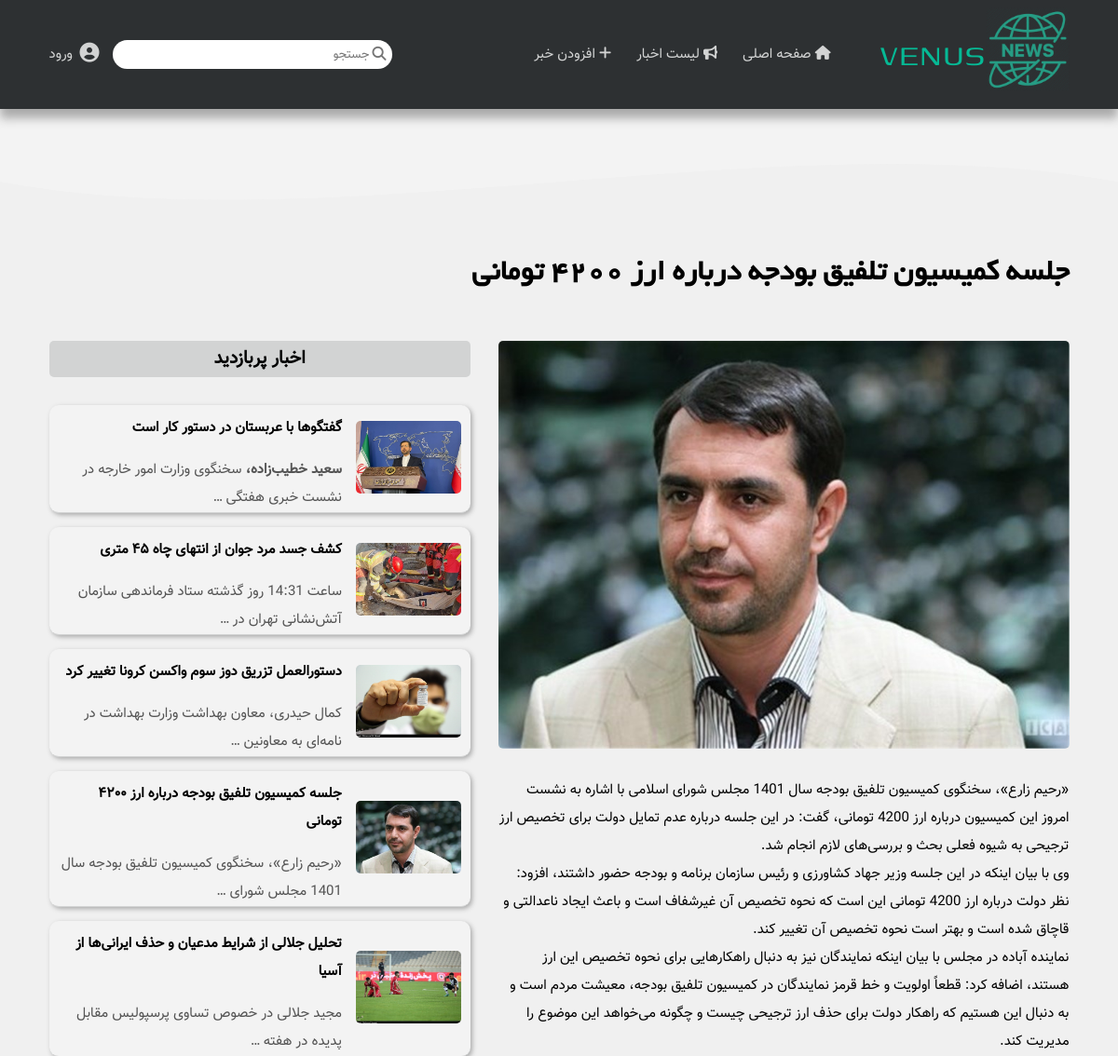
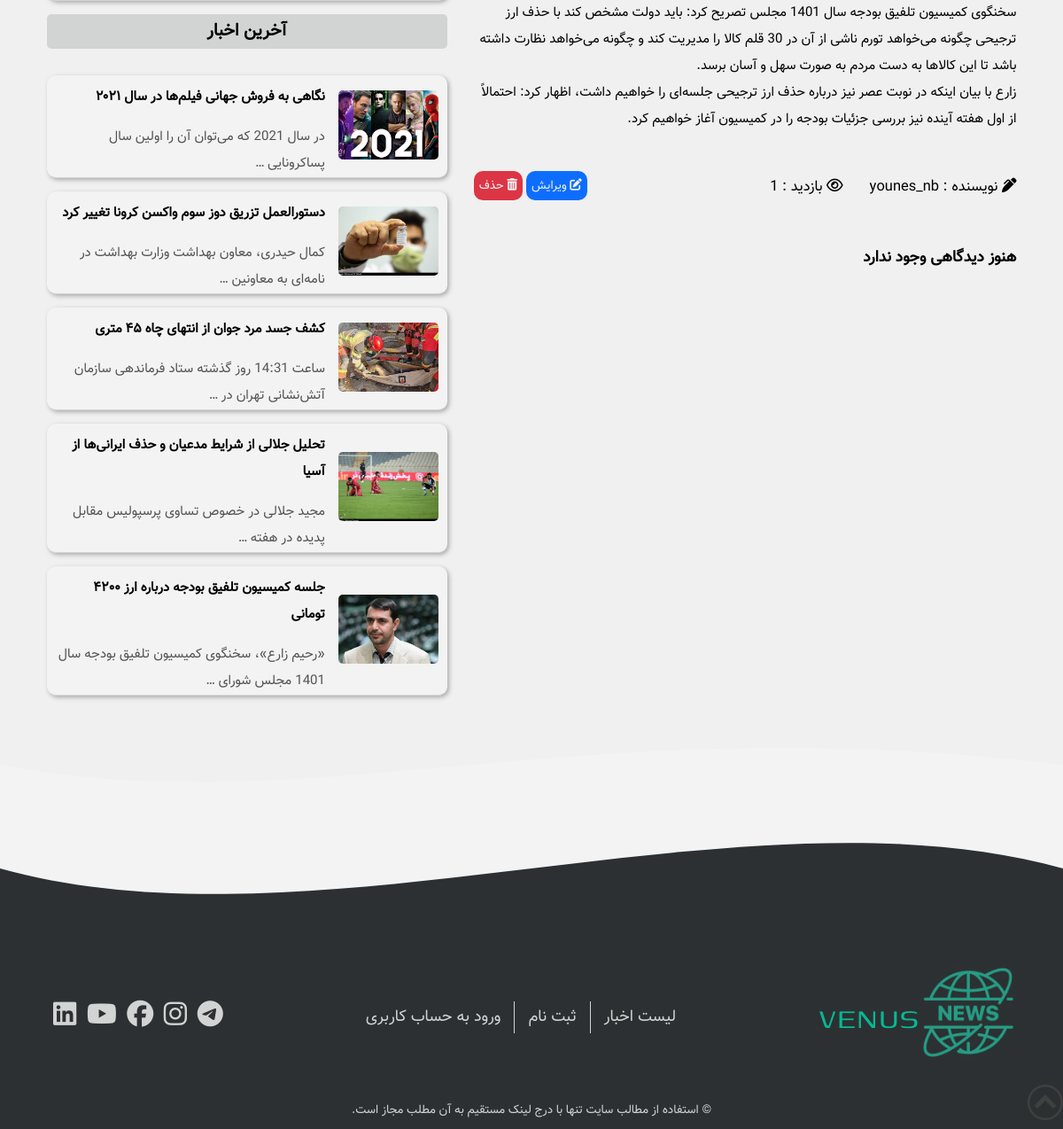
Page /news-details/2/ on the earlier database version (2 pictures, top to bottom).
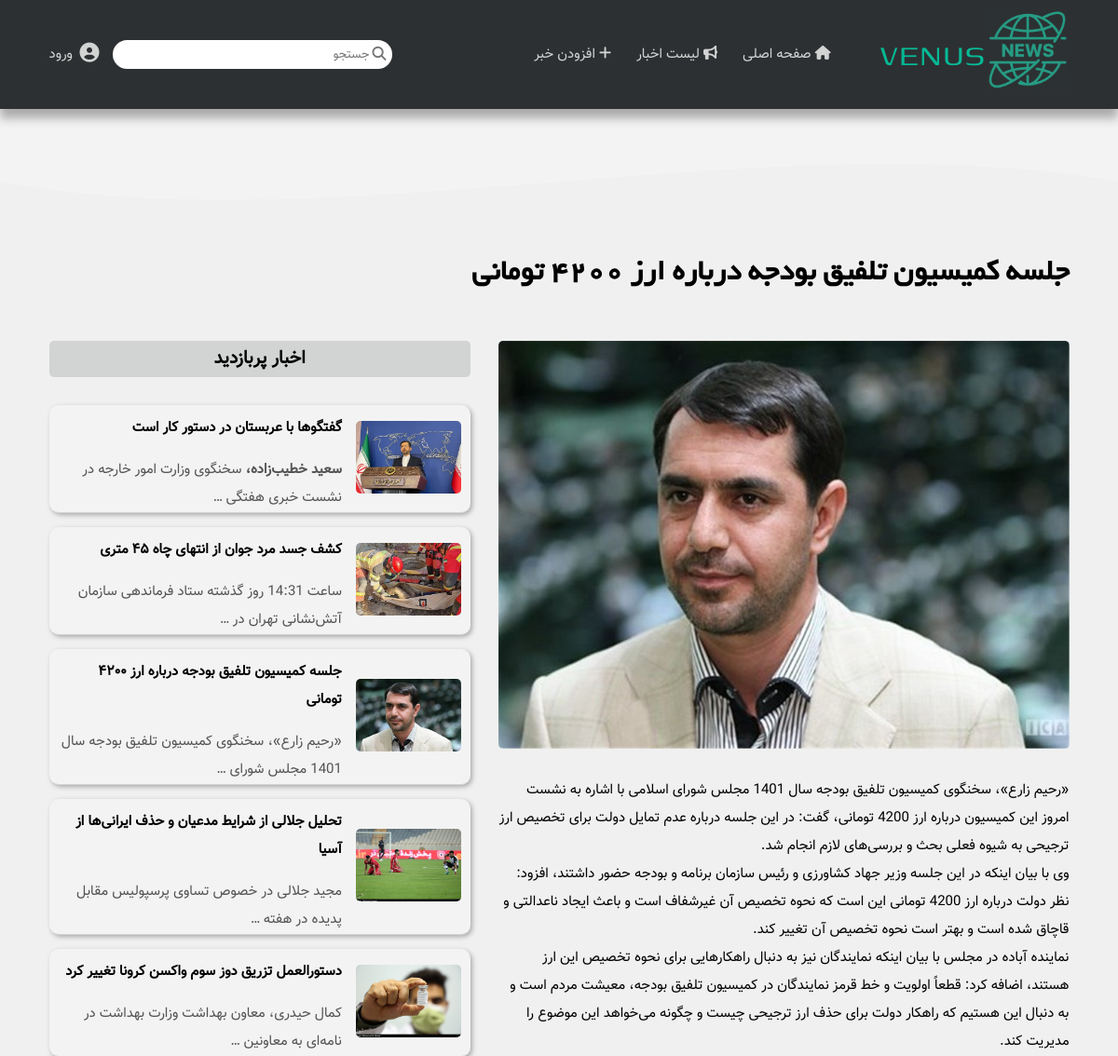
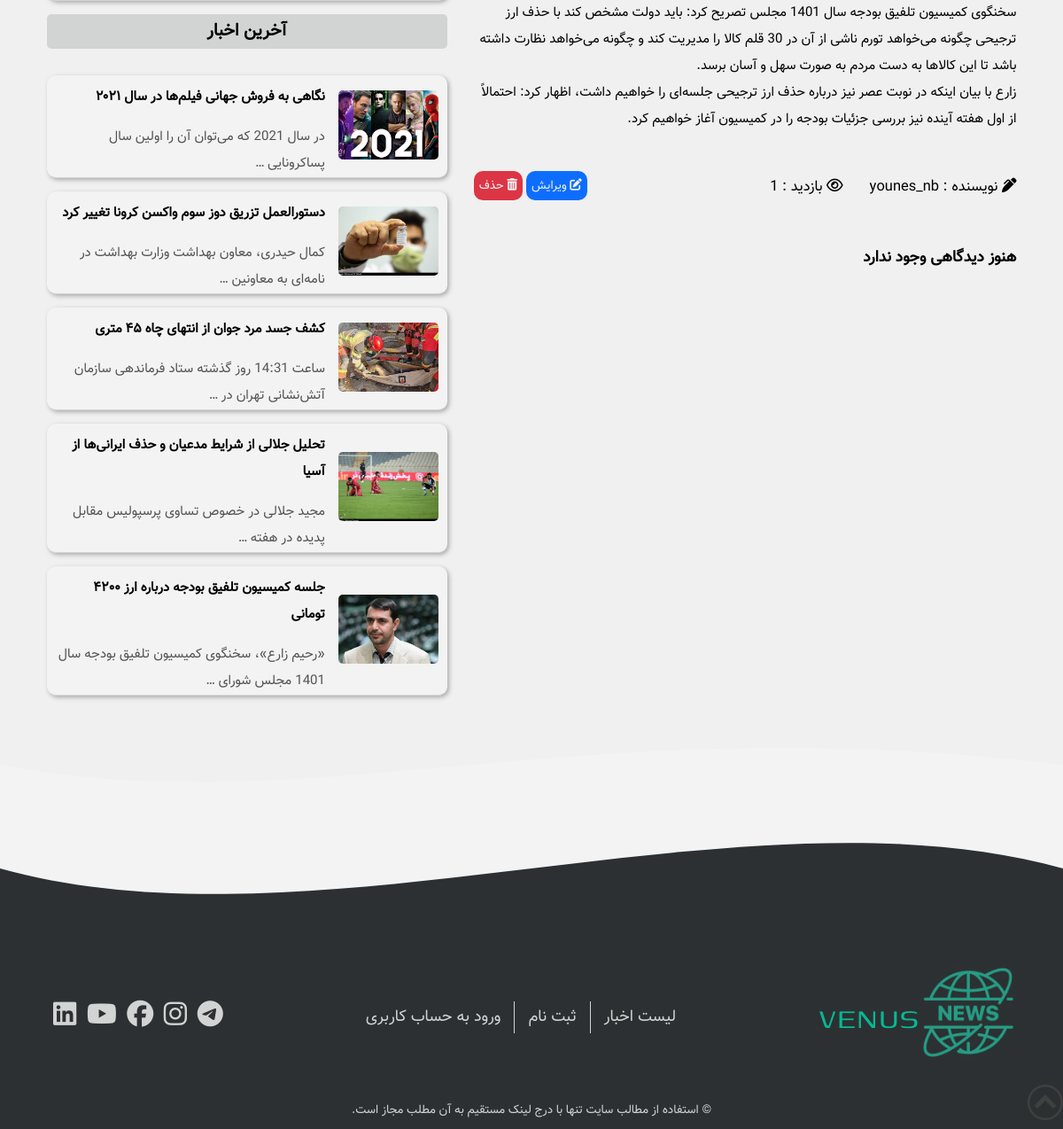
Same page on the later database version (2 pictures, top to bottom).
### news/models.py (models this page shows, shortened)
class Post(models.Model):
    class Meta:
        verbose_name = "پست"
        verbose_name_plural = "پست ها"
        ordering = ('-date',)
    title = models.CharField(max_length=64, verbose_name="عنوان")
    image = models.ImageField(upload_to="news-images/", verbose_name="عکس")
    author = models.ForeignKey(User, on_delete=models.CASCADE, verbose_name="نویسنده")
    views = models.PositiveIntegerField(default=0, verbose_name="تعداد بازدید ها")
    promote = models.BooleanField(default=False, verbose_name="افزودن به اسلایدر")
    date = models.DateTimeField(auto_now_add=True, verbose_name="تاریخ")
    text = RichTextField(verbose_name="متن")

### news/views.py (the view)
# urls.py: path('news-details/<int:post_id>/', views.news_details_view),
def news_details_view(request, post_id):
    post = get_object_or_404(Post, pk=post_id)
    post.views += 1
    post.save()
    comments = post.comments.filter(is_valid=True, parent__isnull=True)
    if request.user == post.author:
        comments = post.comments.filter(parent__isnull=True)
    if request.method == "POST":
        comment_form = CommentForm(data=request.POST)
        if comment_form.is_valid():
            parent = None
            try:
                parent_id = int(request.POST.get("parent_id"))
            except:
                parent_id = None
            if parent_id:
                parent = Comment.objects.get(id=parent_id)
                if parent:
                    reply_comment = comment_form.save(commit=False)
                    reply_comment.parent = parent
                    reply_comment.author = request.user
            comment = comment_form.save(commit=False)
            comment.post = post
            comment.author = request.user
            comment.save()
            return redirect("/news-details/{}/".format(post.id))
    else:
        comment_form = CommentForm()
    context = {
        "post": post,
        "comments": comments,
        "comment_form": comment_form,
        "popular_posts": Post.objects.all().order_by('views')[:5],
        "recent_posts": Post.objects.all().order_by('-date')[:5],
    }
    return render(request, "news/news-details.html", context)

### news/forms.py
class CommentForm(forms.ModelForm):
    class Meta:
        model = Comment
        fields = ["text"]

### news/templates/news/news-details.html (shortened to what the changed rows need)
{% extends 'news/layout.html' %}
{% load static %}
{% block title %}
    {{ post.title }}
{% endblock %}
{% block main_posts %}
    <div class="news-image">
        <img src="{{ post.image.url }}"/>
    </div>
    <p class="news-text">
        {{ post.text | safe }}
    </p>
    <div class="news-info-container">
        <div class="news-info">
            <p class="author"><i class="fas fa-pen-alt"></i> نویسنده : {{ post.author.username }}</p>
            <p class="views"><i class="far fa-eye"></i> بازدید : {{ post.views }}</p>
        </div>
    </div>
{% endblock %}
{% block side_posts_1 %}
    {% if popular_posts %}
        {% for post in popular_posts %}
            <article class="card">
                <div class="card-image-container">
                    <a href="/news-details/{{ post.id }}/"><img src="{{ post.image.url }}"
                                                                title="{{ post.title }}"/></a>
                </div>
                <div class="card-text-side">
                    <a href="/news-details/{{ post.id }}/" class="card-title"><h4>{{ post.title }}</h4></a>
                    <a href="/news-details/{{ post.id }}/" class="card-text"><p>
                        {{ post.text|truncatewords:10 | safe }}
                    </p></a>
                </div>
            </article>
        {% endfor %}
    {% endif %}
{% endblock %}
{% block side_posts_2 %}
    {% if recent_posts %}
        {% for post in recent_posts %}
            <article class="card">
                <div class="card-image-container">
                    <a href="/news-details/{{ post.id }}/"><img src="{{ post.image.url }}"
                                                                title="{{ post.title }}"/></a>
                </div>
                <div class="card-text-side">
                    <a href="/news-details/{{ post.id }}/" class="card-title"><h4>{{ post.title }}</h4></a>
                    <a href="/news-details/{{ post.id }}/" class="card-text"><p>
                        {{ post.text|truncatewords:10 | safe }}
                    </p></a>
                </div>
            </article>
        {% endfor %}
    {% endif %}
{% endblock %}

Differences in the rows shown:
changed Post "دستورالعمل تزریق دوز سوم واکسن کرونا تغییر کرد": moves down the list
